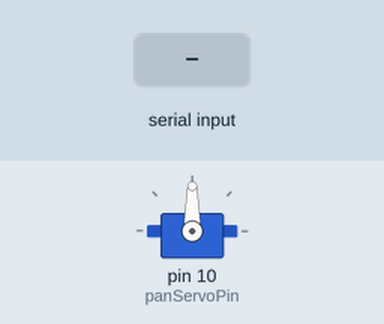
This sketch was run on a simulated Arduino Uno, built with avr-gcc and run on an emulated ATmega328P. Parts: servo. The inputs (shaded band) are chosen by the test bench.

Above: at 1.2 s.
1.3 s: "1\n" received over Serial
Timing chart, 0 to 4.3 s (numbered marks = the images above; inputs shaded):
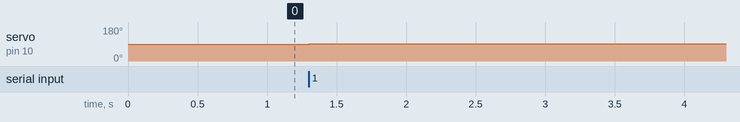

Measured:
- after the input at 1.3 s, servo on pin 10 (panServoPin): 90° → 91° at once

The sketch:

finalProd.ino
```cpp
// How this is read:
// - Bring in the library to control the default frequency/PWM mapping for servos and create an object that uses it.
// - Declare my variables, including using PWM pin 10 for the servo.
// - Set pan max and min as a precaution—sometimes the servo makes noises if maxed out.
// - Create a variable for the current position, which will update with input.
//   - This also doubles as the initial position (90 degrees), since the range is 0-180.
// - For those new to the Uno: `void setup()` is the initial code that runs once.

// Inside `setup()`:
// - Attach the servo object to pin 10, which basically handles the math for converting my input into an output position.
// - Move the servo to the center position (90 degrees) with the first write to pin 10.
// - The value I’m sending is in ASCII, followed by `\n`, so `incomingDeg.trim();` removes the `\n` at the end.
// - After that:
//   - If the value is "1" (ASCII), turn right.
//   - If the value is "2" (ASCII), turn left.

// The rest of the code is just for debugging and adding a delay to prevent jittering or moving the servo too fast.
// Author MM

#include <Servo.h>
Servo panServo;

const int panServoPin = 10;
const int panMin = 0;
const int panMax = 180;
int positioncrnt = 90;

void setup() {
  panServo.attach(panServoPin);
  panServo.write(positioncrnt);
  Serial.begin(9600);
}

void loop() {
  while (Serial.available() > 0) {
    String incomingDeg = Serial.readStringUntil('\n');
    incomingDeg.trim();
    if (incomingDeg == "1" && positioncrnt < panMax) {
      positioncrnt++;
    } else if (incomingDeg == "2" && positioncrnt > panMin) {
      positioncrnt--;
    }

    panServo.write(positioncrnt);
    delay(10);
  }
}
```
